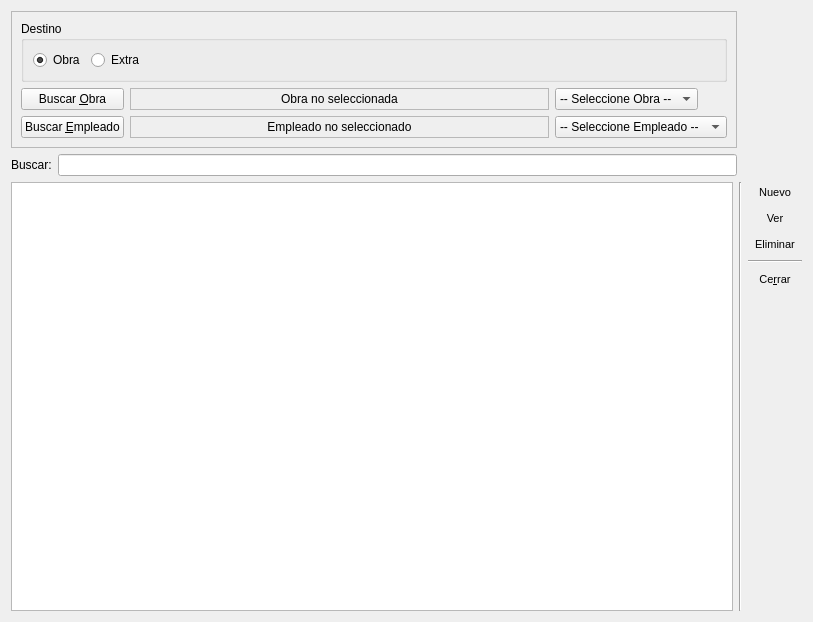
<ui version="4.0" >
 <class>ReceiptManage</class>
 <widget class="QWidget" name="ReceiptManage" >
  <property name="geometry" >
   <rect>
    <x>0</x>
    <y>0</y>
    <width>813</width>
    <height>622</height>
   </rect>
  </property>
  <property name="windowTitle" >
   <string>Gestión de Recibos</string>
  </property>
  <property name="windowIcon" >
   <iconset resource="../resources/qzette.qrc" >
    <normaloff>:/app/images/app/receipt.png</normaloff>:/app/images/app/receipt.png</iconset>
  </property>
  <layout class="QVBoxLayout" name="verticalLayout_3" >
   <item>
    <layout class="QHBoxLayout" name="horizontalLayout_3" >
     <item>
      <layout class="QVBoxLayout" name="verticalLayout_2" >
       <item>
        <widget class="QFrame" name="frame" >
         <property name="frameShape" >
          <enum>QFrame::StyledPanel</enum>
         </property>
         <property name="frameShadow" >
          <enum>QFrame::Raised</enum>
         </property>
         <layout class="QVBoxLayout" name="verticalLayout" >
          <item>
           <widget class="QGroupBox" name="groupBoxDest" >
            <property name="title" >
             <string>Destino</string>
            </property>
            <layout class="QHBoxLayout" name="horizontalLayout_2" >
             <item>
              <widget class="QRadioButton" name="buildingRadioButton" >
               <property name="text" >
                <string>Obra</string>
               </property>
               <property name="checked" >
                <bool>true</bool>
               </property>
              </widget>
             </item>
             <item>
              <widget class="QRadioButton" name="extraRadioButton" >
               <property name="text" >
                <string>Extra</string>
               </property>
              </widget>
             </item>
             <item>
              <spacer name="horizontalSpacer_2" >
               <property name="orientation" >
                <enum>Qt::Horizontal</enum>
               </property>
               <property name="sizeHint" stdset="0" >
                <size>
                 <width>555</width>
                 <height>20</height>
                </size>
               </property>
              </spacer>
             </item>
            </layout>
           </widget>
          </item>
          <item>
           <layout class="QGridLayout" name="gridLayout" >
            <item row="0" column="0" >
             <widget class="QPushButton" name="pb_buildingSearch" >
              <property name="text" >
               <string>Buscar &amp;Obra</string>
              </property>
              <property name="icon" >
               <iconset resource="../resources/qzette.qrc" >
                <normaloff>:/app/images/app/building.png</normaloff>:/app/images/app/building.png</iconset>
              </property>
             </widget>
            </item>
            <item row="0" column="1" >
             <widget class="QLabel" name="lb_building" >
              <property name="sizePolicy" >
               <sizepolicy vsizetype="Preferred" hsizetype="Expanding" >
                <horstretch>0</horstretch>
                <verstretch>0</verstretch>
               </sizepolicy>
              </property>
              <property name="frameShape" >
               <enum>QFrame::StyledPanel</enum>
              </property>
              <property name="text" >
               <string>Obra no seleccionada</string>
              </property>
              <property name="alignment" >
               <set>Qt::AlignCenter</set>
              </property>
             </widget>
            </item>
            <item row="0" column="2" >
             <widget class="QComboBox" name="cb_building" >
              <property name="sizePolicy" >
               <sizepolicy vsizetype="Fixed" hsizetype="Fixed" >
                <horstretch>0</horstretch>
                <verstretch>0</verstretch>
               </sizepolicy>
              </property>
              <item>
               <property name="text" >
                <string>-- Seleccione Obra --</string>
               </property>
              </item>
             </widget>
            </item>
            <item row="1" column="0" >
             <widget class="QPushButton" name="pb_employedSearch" >
              <property name="text" >
               <string>Buscar &amp;Empleado</string>
              </property>
              <property name="icon" >
               <iconset resource="../resources/qzette.qrc" >
                <normaloff>:/app/images/app/employed.png</normaloff>:/app/images/app/employed.png</iconset>
              </property>
             </widget>
            </item>
            <item row="1" column="1" >
             <widget class="QLabel" name="lb_employed" >
              <property name="sizePolicy" >
               <sizepolicy vsizetype="Preferred" hsizetype="Expanding" >
                <horstretch>0</horstretch>
                <verstretch>0</verstretch>
               </sizepolicy>
              </property>
              <property name="frameShape" >
               <enum>QFrame::StyledPanel</enum>
              </property>
              <property name="text" >
               <string>Empleado no seleccionado</string>
              </property>
              <property name="alignment" >
               <set>Qt::AlignCenter</set>
              </property>
             </widget>
            </item>
            <item row="1" column="2" >
             <widget class="QComboBox" name="cb_employed" >
              <property name="sizePolicy" >
               <sizepolicy vsizetype="Fixed" hsizetype="Fixed" >
                <horstretch>0</horstretch>
                <verstretch>0</verstretch>
               </sizepolicy>
              </property>
              <item>
               <property name="text" >
                <string>-- Seleccione Empleado --</string>
               </property>
              </item>
             </widget>
            </item>
           </layout>
          </item>
         </layout>
        </widget>
       </item>
       <item>
        <layout class="QHBoxLayout" name="horizontalLayout_5" >
         <item>
          <widget class="QLabel" name="lb_search" >
           <property name="text" >
            <string>Buscar:</string>
           </property>
          </widget>
         </item>
         <item>
          <widget class="QLineEdit" name="le_filter" />
         </item>
        </layout>
       </item>
      </layout>
     </item>
     <item>
      <spacer name="horizontalSpacer" >
       <property name="orientation" >
        <enum>Qt::Horizontal</enum>
       </property>
       <property name="sizeType" >
        <enum>QSizePolicy::Fixed</enum>
       </property>
       <property name="sizeHint" stdset="0" >
        <size>
         <width>65</width>
         <height>19</height>
        </size>
       </property>
      </spacer>
     </item>
    </layout>
   </item>
   <item>
    <layout class="QHBoxLayout" name="horizontalLayout" >
     <item>
      <widget class="QTableView" name="tv_receipt" >
       <property name="editTriggers" >
        <set>QAbstractItemView::NoEditTriggers</set>
       </property>
       <property name="tabKeyNavigation" >
        <bool>false</bool>
       </property>
       <property name="alternatingRowColors" >
        <bool>true</bool>
       </property>
       <property name="selectionMode" >
        <enum>QAbstractItemView::SingleSelection</enum>
       </property>
       <property name="selectionBehavior" >
        <enum>QAbstractItemView::SelectRows</enum>
       </property>
      </widget>
     </item>
     <item>
      <widget class="Line" name="line" >
       <property name="orientation" >
        <enum>Qt::Vertical</enum>
       </property>
      </widget>
     </item>
     <item>
      <layout class="QVBoxLayout" name="_2" >
       <item>
        <widget class="QToolButton" name="tb_add" >
         <property name="sizePolicy" >
          <sizepolicy vsizetype="Preferred" hsizetype="Preferred" >
           <horstretch>0</horstretch>
           <verstretch>0</verstretch>
          </sizepolicy>
         </property>
         <property name="font" >
          <font>
           <pointsize>8</pointsize>
          </font>
         </property>
         <property name="text" >
          <string>Nuevo</string>
         </property>
         <property name="icon" >
          <iconset resource="../resources/qzette.qrc" >
           <normaloff>:/app/images/app/newreceipt.png</normaloff>:/app/images/app/newreceipt.png</iconset>
         </property>
         <property name="iconSize" >
          <size>
           <width>24</width>
           <height>24</height>
          </size>
         </property>
         <property name="shortcut" >
          <string>F3</string>
         </property>
         <property name="toolButtonStyle" >
          <enum>Qt::ToolButtonTextUnderIcon</enum>
         </property>
         <property name="autoRaise" >
          <bool>true</bool>
         </property>
        </widget>
       </item>
       <item>
        <widget class="QToolButton" name="tb_view" >
         <property name="sizePolicy" >
          <sizepolicy vsizetype="Preferred" hsizetype="Preferred" >
           <horstretch>0</horstretch>
           <verstretch>0</verstretch>
          </sizepolicy>
         </property>
         <property name="font" >
          <font>
           <pointsize>8</pointsize>
          </font>
         </property>
         <property name="text" >
          <string>Ver</string>
         </property>
         <property name="icon" >
          <iconset resource="../resources/qzette.qrc" >
           <normaloff>:/app/images/app/viewreceipt.png</normaloff>:/app/images/app/viewreceipt.png</iconset>
         </property>
         <property name="iconSize" >
          <size>
           <width>24</width>
           <height>24</height>
          </size>
         </property>
         <property name="shortcut" >
          <string>F3</string>
         </property>
         <property name="toolButtonStyle" >
          <enum>Qt::ToolButtonTextUnderIcon</enum>
         </property>
         <property name="autoRaise" >
          <bool>true</bool>
         </property>
        </widget>
       </item>
       <item>
        <widget class="QToolButton" name="tb_remove" >
         <property name="sizePolicy" >
          <sizepolicy vsizetype="Preferred" hsizetype="Preferred" >
           <horstretch>0</horstretch>
           <verstretch>0</verstretch>
          </sizepolicy>
         </property>
         <property name="font" >
          <font>
           <pointsize>8</pointsize>
          </font>
         </property>
         <property name="text" >
          <string>Eliminar</string>
         </property>
         <property name="icon" >
          <iconset resource="../resources/qzette.qrc" >
           <normaloff>:/app/images/app/removereceipt.png</normaloff>:/app/images/app/removereceipt.png</iconset>
         </property>
         <property name="iconSize" >
          <size>
           <width>24</width>
           <height>24</height>
          </size>
         </property>
         <property name="shortcut" >
          <string>F5</string>
         </property>
         <property name="toolButtonStyle" >
          <enum>Qt::ToolButtonTextUnderIcon</enum>
         </property>
         <property name="autoRaise" >
          <bool>true</bool>
         </property>
        </widget>
       </item>
       <item>
        <widget class="Line" name="line_2" >
         <property name="orientation" >
          <enum>Qt::Horizontal</enum>
         </property>
        </widget>
       </item>
       <item>
        <widget class="QToolButton" name="tb_close" >
         <property name="sizePolicy" >
          <sizepolicy vsizetype="Preferred" hsizetype="Preferred" >
           <horstretch>0</horstretch>
           <verstretch>0</verstretch>
          </sizepolicy>
         </property>
         <property name="font" >
          <font>
           <pointsize>8</pointsize>
          </font>
         </property>
         <property name="text" >
          <string>Ce&amp;rrar</string>
         </property>
         <property name="icon" >
          <iconset resource="../resources/qzette.qrc" >
           <normaloff>:/app/images/app/close.png</normaloff>:/app/images/app/close.png</iconset>
         </property>
         <property name="iconSize" >
          <size>
           <width>24</width>
           <height>24</height>
          </size>
         </property>
         <property name="shortcut" >
          <string>F12</string>
         </property>
         <property name="toolButtonStyle" >
          <enum>Qt::ToolButtonTextUnderIcon</enum>
         </property>
         <property name="autoRaise" >
          <bool>true</bool>
         </property>
        </widget>
       </item>
       <item>
        <spacer>
         <property name="orientation" >
          <enum>Qt::Vertical</enum>
         </property>
         <property name="sizeHint" stdset="0" >
          <size>
           <width>20</width>
           <height>40</height>
          </size>
         </property>
        </spacer>
       </item>
      </layout>
     </item>
    </layout>
   </item>
  </layout>
 </widget>
 <tabstops>
  <tabstop>buildingRadioButton</tabstop>
  <tabstop>extraRadioButton</tabstop>
  <tabstop>pb_buildingSearch</tabstop>
  <tabstop>cb_building</tabstop>
  <tabstop>pb_employedSearch</tabstop>
  <tabstop>cb_employed</tabstop>
  <tabstop>le_filter</tabstop>
  <tabstop>tv_receipt</tabstop>
  <tabstop>tb_add</tabstop>
  <tabstop>tb_view</tabstop>
  <tabstop>tb_remove</tabstop>
  <tabstop>tb_close</tabstop>
 </tabstops>
 <resources>
  <include location="../resources/qzette.qrc" />
  <include location="../../QStationery/resources/qstationery.qrc" />
 </resources>
 <connections/>
</ui>
